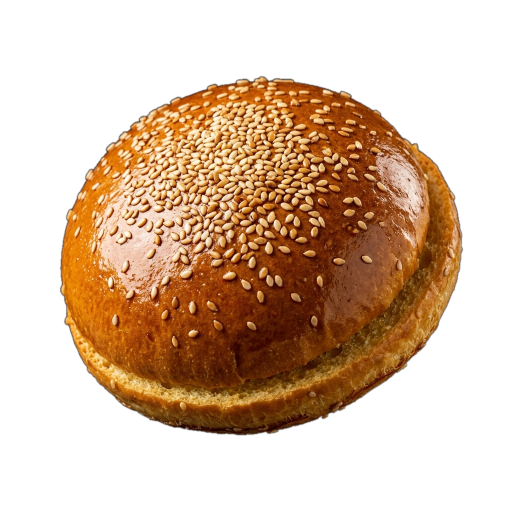
#> input picture assets/bun_top.png, 1024 x 1024 px (shown at 1/2 size)
$ python test_comp.py
#> lines starting #> are read from the running program, lines starting #| are printed output that depends on the picture
from PIL import Image

im = Image.open("assets/bun_top.png")
#> im is the input picture: PIL image 1024x1024 RGBA; mean R, G, B, A 70, 43, 20.5, 108.2
bg = Image.new("RGBA", im.size, (255, 248, 238, 255))
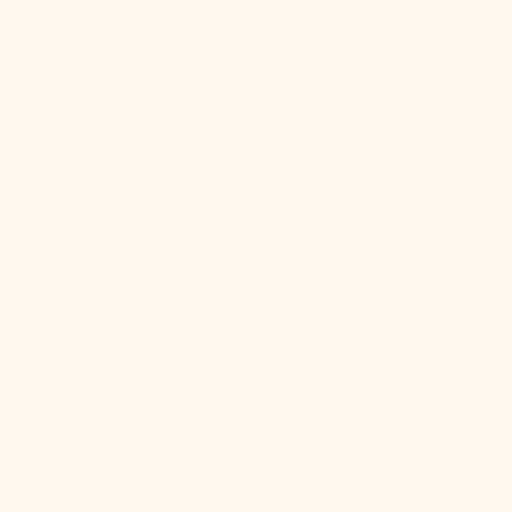
#> bg: PIL image 1024x1024 RGBA (shown at 1/2 size); mean R, G, B, A 255, 248, 238, 255
comp = Image.alpha_composite(bg, im)
comp.convert("RGB").save("assets/test_comp_cream.jpg")
print("Saved assets/test_comp_cream.jpg")
